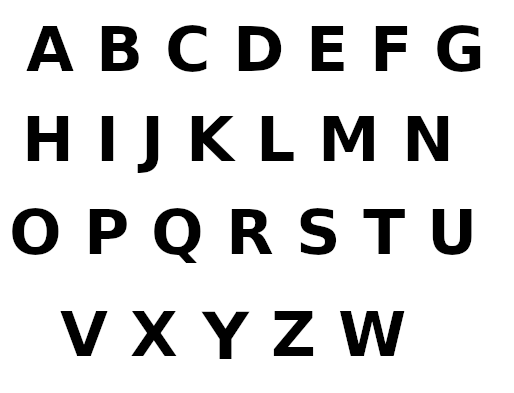
#> input picture templates_letras.png, 514 x 393 px
$ python OCR.py
#> lines starting #> are read from the running program, lines starting #| are printed output that depends on the picture; after the words box and inside, x2 and y2 are one past the last pixel; in counts of white or black regions, pixels touching at a corner belong together
# -*- coding: utf-8 -*-
"""
Created on Mon Dec 20 13:14:05 2021

@author: hbuzzi
"""
import cv2
import sys
import numpy as np

def create_alphabetTemplate(alph_image):
    '''Encontra cada letra da figura de template de letras do alfabeto, fazendo com que o usuário informe o identificador da letra que o programa encontrar

    Input: Imagem binária com todas as letras do alfabeto desejado

    Output: Dicionário com cada template/imagem da letra e sua letra identificadora

    Modo de usar: Insira o input corretamente. Após isso, a imagem com cada uma letra contornada deverá aperecer, se este for o caso, apenas feche esta janela. Após isto, uma janela aparecerá com 1 das letras encontradas. Pressione a tecla no teclado para informar ao algoritmo qual letra é a que está aparecendo. Após a letra aparecer sobscrita, pressione Enter para confirmar. Repita para toda letra que aparecer'''
    def show_contours(image, contours):
        '''Mostra o template com cada contorno encontrado, para o usuário conferir se todas as letras foram encontradas

        Input: Imagem binária do alfabeto e os contornos da letra

        Output: Janela com a imagem e seus contornos'''
        cv2.drawContours(image, contours=contours, contourIdx=-1, color=(0, 255, 0), thickness=2, lineType=cv2.LINE_AA) #Desenha os contornos na imagem
        cv2.imshow('a',image) #Mostra a imagem
        key = cv2.waitKey(0)
        if key == 27: #Se apertar ESC, deleta e sai do programa
            cv2.destroyAllWindows()
            sys.exit()
        return
    contours, hierarchy = cv2.findContours(image=alph_image, mode=cv2.RETR_EXTERNAL, method=cv2.CHAIN_APPROX_NONE) #Pega os contornos dos objetos na imagem binária
    show_contours(alph_template,contours) #Mostra os contornos do alfabeto para o usuário poder verificar se está tudo correto
    alphabet = {} #Pré alocação do dicionário do alfabeto
    for cnt in contours: #Itera sobre cada contorno da figura
        x,y,w,h = cv2.boundingRect(cnt) #Pega as posições da BoundingBox do contorno (neste caso letra)
        roi_letter = alph_image[y:y+h,x:x+w] #Seleciona apenas a região de interesse, tendo uma imagem com apenas a letra
        cv2.imshow('waiting', roi_letter) #Mostra a letra encontrada
        letter = ['waiting'] #Pré-alocação da letra apresentada
        key = 0 #Garante condições iniciais da tecla
        while True: #Loop que espera o usuário identificar a letra apresentada
            aux = roi_letter.copy() #Cria uma cópia da letra para poder escrever informações sobre
            key = cv2.waitKey(0) #Espera a tecla
            if key == 13: #Se pressionar enter
                alphabet.update({letter[0]: np.float64(roi_letter)}) #Adiciona ao dicionário a identificação da letra e o seu template
                break #sai do loop que espera pela identificação da letra
            del letter[0] #deleta a letra anterior
            letter.append(chr(key)) #Coloca a nova letra
            print(letter[0]) #printa no console
            cv2.destroyAllWindows() #Destroi a janela que mostra a figura da letra com sua identificação anterior
            cv2.putText(aux, letter[0], ((aux.shape[1]//2)-10,(aux.shape[0]//2)+10), cv2.FONT_HERSHEY_SIMPLEX,1, (0,255,0),2, cv2.LINE_AA) #Cria a letra de identificação em preto
            cv2.putText(aux, letter[0], ((aux.shape[1]//2)-10,(aux.shape[0]//2)+10), cv2.FONT_HERSHEY_SIMPLEX,1, (255,255,255),1, cv2.LINE_AA) #Cria a letra de identificação em branco sobre a letra em preto, fazendo com que a mesma agora tenha uma borda
            cv2.imshow(letter[0], aux) #Mostra a letra com sua identificação
        cv2.destroyAllWindows() #Quando for para próxima letra, fecha a janela da letra anterior
    return alphabet #Retorna o dicionário do alfabeto


# [134 lines left out: function textGenerate_letterMatching, not called in this run]

alph_template = cv2.imread('templates_letras.png') #Importação da figura do alfabeto/template de letras
#> alph_template is the input picture: shape (393, 514, 3); min 0, max 255, mean 220.9
text = cv2.imread('texto_1.png') #Importação da figura de texto a ser lido
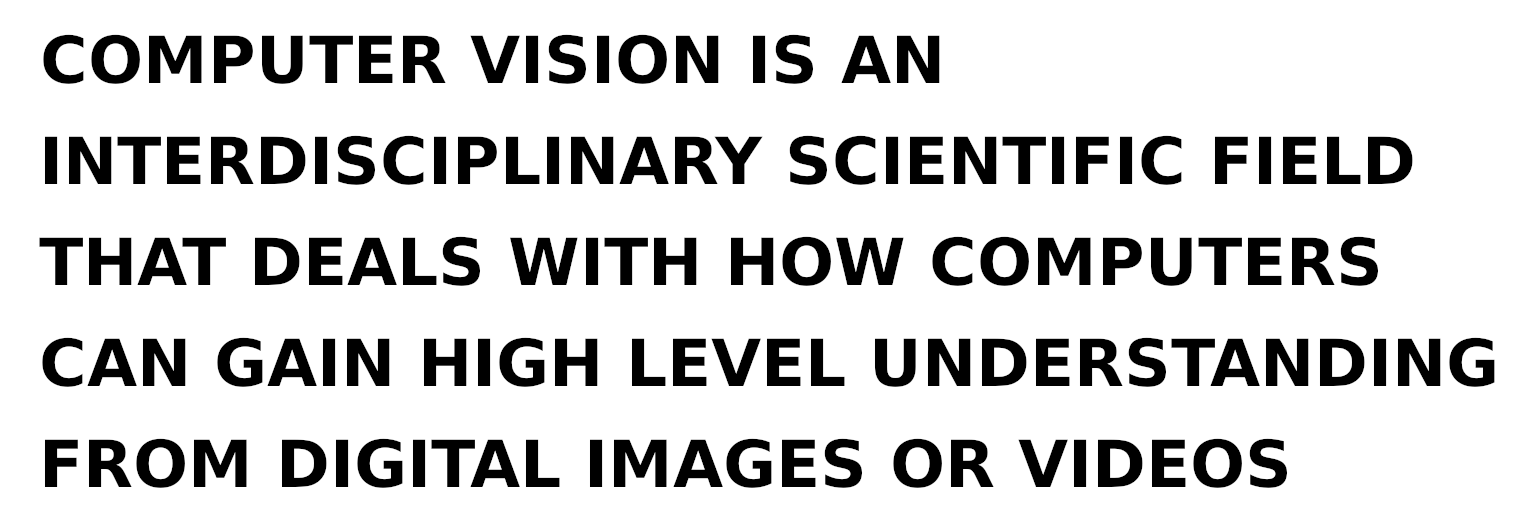
#> input picture texto_1.png, 1536 x 527 px
#> text is the input picture: shape (527, 1536, 3); min 0, max 255, mean 211.4
ret, bin_image = cv2.threshold(cv2.cvtColor(alph_template, cv2.COLOR_BGR2GRAY), 50, 255, cv2.THRESH_BINARY_INV) #Criação da imagem binária do template
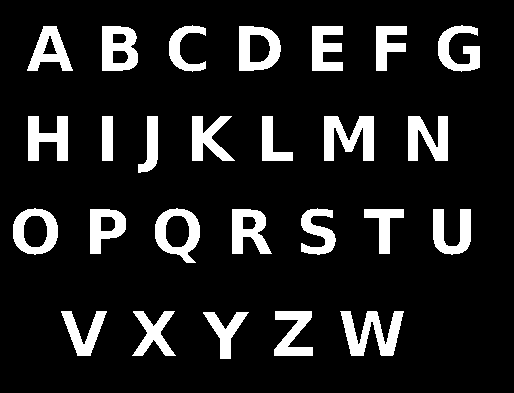
#> bin_image: shape (393, 514); 12.8% white; 26 white regions
alphabet = create_alphabetTemplate(bin_image) #Criação do template de cada letra em conjunto com sua identificação
#> in create_alphabetTemplate, `contours, hierarchy = cv2.findContours(image=alph_image, mode=cv2.RETR..`: contours = 26 contours; largest, box (x1, y1, x2, y2) and area: (155, 208, 200, 263) 1714, (13, 208, 58, 255) 1638, (239, 26, 281, 71) 1573, (102, 26, 138, 71) 1404, (340, 311, 404, 356) 1326
#> (the run stopped early here; a loop or call above may not have finished)
